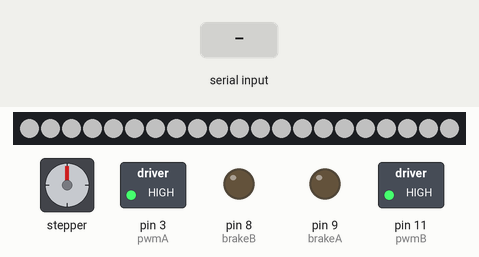
Simulated run of this sketch. Board: Arduino Uno, built with avr-gcc and run on an emulated ATmega328P. Shown: 21 RGB LEDs in strip order, left to right, stepper motor, switched loads named in the sketch (green lamp = pin HIGH), output pins drawn as LEDs (lit = HIGH). The test bench sets the inputs (shaded band). Dim RGB values are drawn brighter than linear; colours are those a GRB WS2812 strip shows for the declared byte order; stepper angles assume 200 steps per turn.

Above: at 1.2 s.
1.3 s: "1\n" received over Serial
At 2.44 s:
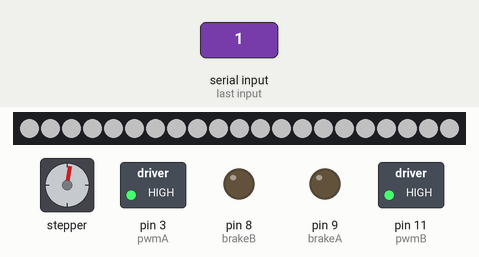
3.7 s: byte 10 ('\n') received over Serial
5.8 s: "0\n" received over Serial
At 7.26 s:
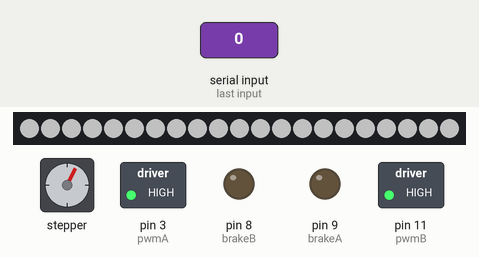
8.3 s: "2\n" received over Serial
At 11.6 s:
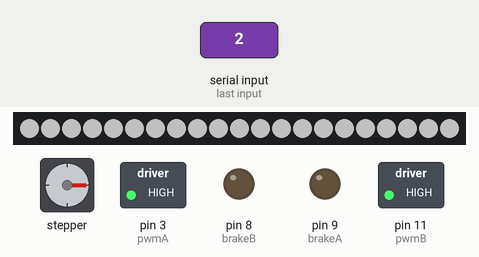
Timing chart, 0 to 11.8 s (numbered marks = the images above; inputs shaded):
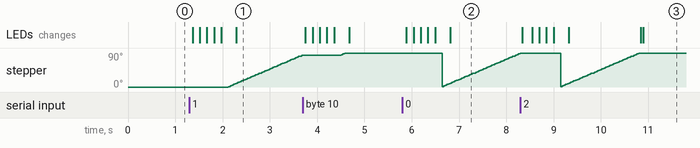

The sketch:

lights_and_servos.ino
```cpp
#include <AccelStepper.h>
#include <FastLED.h>

// How many leds in your strip?
#define NUM_LEDS 21

// For led chips like Neopixels, which have a data line, ground, and power, you just
// need to define DATA_PIN.  For led chipsets that are SPI based (four wires - data, clock,
// ground, and power), like the LPD8806 define both DATA_PIN and CLOCK_PIN
#define DATA_PIN 4

// Define the array of leds
CRGB leds[NUM_LEDS];
//float brightness;
float rate = 0.1;

const int pwmA = 3;
const int pwmB = 11;
const int brakeA = 9;
const int brakeB = 8;
const int dirA = 12;
const int dirB = 13;
const int stepsPerRevolution = 200;  // change this to fit the number of steps per revolution
String inputString = "";         // a String to hold incoming data
bool stringComplete = false;
bool goStep = false;

//Stepper myStepper(stepsPerRevolution, 12, 13);


// Define the AccelStepper interface type:
#define MotorInterfaceType 2

// Create a new instance of the AccelStepper class:
AccelStepper myStepper = AccelStepper(MotorInterfaceType, dirA, dirB);

float fadeAmount = 0.5;
float brightness = 0;


void setup() {
  // put your setup code here, to run once:
  setupStepper();
  Serial.begin(9600);
  // reserve 200 bytes for the inputString:
  inputString.reserve(200);
  FastLED.addLeds<WS2812B, DATA_PIN, RGB>(leds, NUM_LEDS);
  FastLED.setBrightness(84);
  switchOnLEDS();
}

void loop() {
  //  turnOffStepper();


  //
  if (stringComplete) {

    // clear the string:
    inputString = "";
    stringComplete = false;
    goStep = true;
    switchOffLEDS();
    delay(100);
    switchOnLEDS();
    delay(100);
    switchOffLEDS();
    delay(100);
    switchOnLEDS();
    delay(100);
    switchOffLEDS();
    delay(100);
    switchOnLEDS();

    myStepper.enableOutputs();
  }
  if (goStep) {
    myStepper.moveTo(50);
    myStepper.setSpeed(30);
    myStepper.runSpeedToPosition();


    if (myStepper.distanceToGo() <= 0) {
      goStep = false;
      myStepper.setCurrentPosition(0);
      myStepper.disableOutputs();
      switchOffLEDS();
    }
  }
  else {
//    pulseLEDS();
     switchOnLEDS();

  }
}


void turnOffStepper() {
  digitalWrite(pwmA, LOW);
  digitalWrite(pwmB, LOW);
}
void turnOnStepper() {
  digitalWrite(pwmA, HIGH);
  digitalWrite(pwmB, HIGH);
}

void setupStepper() {
  pinMode(pwmA, OUTPUT);
  pinMode(pwmB, OUTPUT);
  pinMode(brakeA, OUTPUT);
  pinMode(brakeB, OUTPUT);
  digitalWrite(pwmA, HIGH);
  digitalWrite(pwmB, HIGH);
  digitalWrite(brakeA, LOW);
  digitalWrite(brakeB, LOW);
  // set the motor speed (for multiple steps only):
  myStepper.setMaxSpeed(200);


}


void serialEvent() {
  while (Serial.available()) {
    // get the new byte:
    char inChar = (char)Serial.read();
    // add it to the inputString:
    inputString += inChar;
    // if the incoming character is a newline, set a flag so the main loop can
    // do something about it:
    if (inChar == '\n') {
      stringComplete = true;

    }
  }
}
void pulseLEDS() {

  for (int i = 0; i < NUM_LEDS; i++ )
  {
    leds[i].setRGB(255, 255, 255); // Set Color HERE!!!
    leds[i].fadeLightBy(brightness);
  }
  brightness = brightness + fadeAmount;
  // reverse the direction of the fading at the ends of the fade:
  if (brightness < 0 || brightness > 255)
  {
    fadeAmount = -fadeAmount ;
  }
  FastLED.show();
}
void switchOnLEDS() {
  for (int i = 0; i < NUM_LEDS; i++) {
    leds[i] = CRGB::White;
    FastLED.show();
  }
}
void switchOffLEDS() {
  for (int i = 0; i < NUM_LEDS; i++) {
    leds[i] = CRGB::Black;
    FastLED.show();
  }
}
```

Measured:
- after the input at 1.3 s, stepper: keeps turning clockwise at about 54°/s, starting after 0.82 s; the LEDs: first change after 0.07 s (image 1 shows a later state)
- after the input at 5.8 s, stepper: turns 89° counter-clockwise in 0.00 s, then 89° clockwise in 1.6 s; the LEDs: first change after 0.09 s (image 2 shows a later state)
- after the input at 8.3 s, stepper: turns 89° counter-clockwise in 0.00 s, then 89° clockwise in 1.6 s
